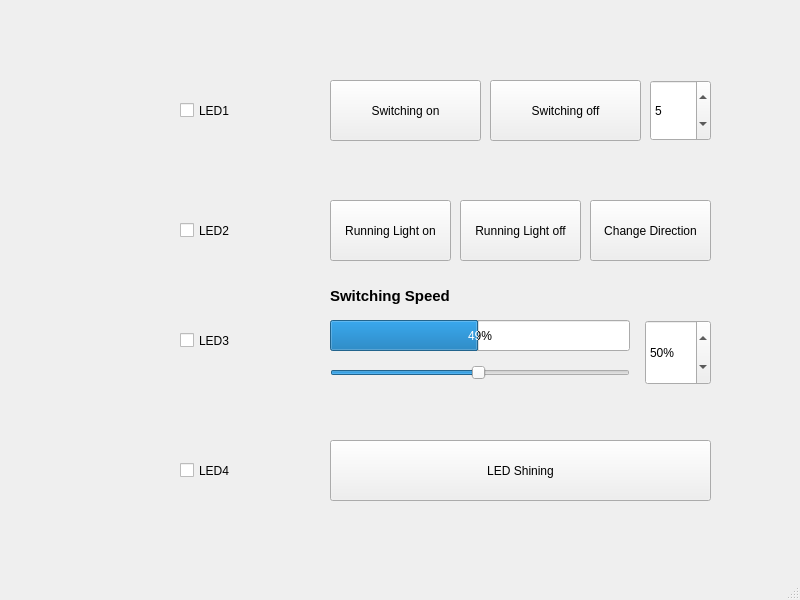
<?xml version="1.0" encoding="UTF-8"?>
<ui version="4.0">
 <class>MainWindow</class>
 <widget class="QMainWindow" name="MainWindow">
  <property name="geometry">
   <rect>
    <x>0</x>
    <y>0</y>
    <width>800</width>
    <height>600</height>
   </rect>
  </property>
  <property name="windowTitle">
   <string>MainWindow</string>
  </property>
  <widget class="QWidget" name="centralwidget">
   <widget class="QPushButton" name="ledShiningBtn">
    <property name="geometry">
     <rect>
      <x>330</x>
      <y>440</y>
      <width>381</width>
      <height>61</height>
     </rect>
    </property>
    <property name="shortcut">
     <string>S</string>
    </property>
    <property name="text">
     <string>LED Shining</string>
    </property>
   </widget>
   <widget class="QLabel" name="ledLabel0">
    <property name="geometry">
     <rect>
      <x>90</x>
      <y>70</y>
      <width>71</width>
      <height>71</height>
     </rect>
    </property>
    <property name="text">
     <string/>
    </property>
    <property name="pixmap">
     <pixmap resource="file.qrc">:/new/prefix1/Lit_Redstone_Lamp_JE2_BE1.png</pixmap>
    </property>
    <property name="scaledContents">
     <bool>true</bool>
    </property>
   </widget>
   <widget class="QCheckBox" name="ledCheck0">
    <property name="geometry">
     <rect>
      <x>180</x>
      <y>80</y>
      <width>81</width>
      <height>61</height>
     </rect>
    </property>
    <property name="shortcut">
     <string>1</string>
    </property>
    <property name="text">
     <string>LED1</string>
    </property>
   </widget>
   <widget class="QSlider" name="speedSlider">
    <property name="geometry">
     <rect>
      <x>330</x>
      <y>360</y>
      <width>300</width>
      <height>25</height>
     </rect>
    </property>
    <property name="minimum">
     <number>1</number>
    </property>
    <property name="maximum">
     <number>100</number>
    </property>
    <property name="value">
     <number>50</number>
    </property>
    <property name="orientation">
     <enum>Qt::Horizontal</enum>
    </property>
   </widget>
   <widget class="QPushButton" name="switchingOnBtn">
    <property name="geometry">
     <rect>
      <x>330</x>
      <y>80</y>
      <width>151</width>
      <height>61</height>
     </rect>
    </property>
    <property name="shortcut">
     <string>O</string>
    </property>
    <property name="text">
     <string>Switching on</string>
    </property>
   </widget>
   <widget class="QPushButton" name="switchingOffBtn">
    <property name="geometry">
     <rect>
      <x>490</x>
      <y>80</y>
      <width>151</width>
      <height>61</height>
     </rect>
    </property>
    <property name="shortcut">
     <string>F</string>
    </property>
    <property name="text">
     <string>Switching off</string>
    </property>
   </widget>
   <widget class="QPushButton" name="runningOnBtn">
    <property name="geometry">
     <rect>
      <x>330</x>
      <y>200</y>
      <width>121</width>
      <height>61</height>
     </rect>
    </property>
    <property name="shortcut">
     <string>R</string>
    </property>
    <property name="text">
     <string>Running Light on</string>
    </property>
   </widget>
      <widget class="QLabel" name="speedLabel">
    <property name="geometry">
     <rect>
      <x>330</x>
      <y>280</y>
      <width>200</width>
      <height>31</height>
     </rect>
    </property>
    <property name="font">
     <font>
      <pointsize>11</pointsize>
      <bold>true</bold>
     </font>
    </property>
    <property name="text">
     <string>Switching Speed</string>
    </property>
   </widget>
   <widget class="QProgressBar" name="speedProgress">
    <property name="geometry">
     <rect>
      <x>330</x>
      <y>320</y>
      <width>300</width>
      <height>31</height>
     </rect>
    </property>
    <property name="minimum">
     <number>1</number>
    </property>
    <property name="value">
     <number>50</number>
    </property>
   </widget>
    <widget class="QSpinBox" name="speedSpinBox">
     <property name="geometry">
      <rect>
       <x>645</x>
       <y>320</y>
       <width>66</width>
       <height>65</height>
      </rect>
     </property>
     <property name="minimum">
      <number>1</number>
     </property>
     <property name="maximum">
      <number>100</number>
     </property>
     <property name="value">
      <number>50</number>
     </property>
     <property name="suffix">
      <string>%</string>
     </property>
    </widget>
   <widget class="QSpinBox" name="switchingRep">
    <property name="geometry">
     <rect>
      <x>650</x>
      <y>80</y>
      <width>61</width>
      <height>61</height>
     </rect>
    </property>
    <property name="minimum">
     <number>1</number>
    </property>
    <property name="maximum">
     <number>999</number>
    </property>
    <property name="value">
     <number>5</number>
    </property>
   </widget>
   <widget class="QPushButton" name="runningOffBtn">
    <property name="geometry">
     <rect>
      <x>460</x>
      <y>200</y>
      <width>121</width>
      <height>61</height>
     </rect>
    </property>
    <property name="shortcut">
     <string>X</string>
    </property>
    <property name="text">
     <string>Running Light off</string>
    </property>
   </widget>
   <widget class="QPushButton" name="changeDirBtn">
    <property name="geometry">
     <rect>
      <x>590</x>
      <y>200</y>
      <width>121</width>
      <height>61</height>
     </rect>
    </property>
    <property name="shortcut">
     <string>D</string>
    </property>
    <property name="text">
     <string>Change Direction</string>
    </property>
   </widget>
   <widget class="QLabel" name="ledLabel1">
    <property name="geometry">
     <rect>
      <x>90</x>
      <y>190</y>
      <width>71</width>
      <height>71</height>
     </rect>
    </property>
    <property name="text">
     <string/>
    </property>
    <property name="pixmap">
     <pixmap resource="file.qrc">:/new/prefix1/Lit_Redstone_Lamp_JE2_BE1.png</pixmap>
    </property>
    <property name="scaledContents">
     <bool>true</bool>
    </property>
   </widget>
   <widget class="QLabel" name="ledLabel2">
    <property name="geometry">
     <rect>
      <x>90</x>
      <y>310</y>
      <width>71</width>
      <height>71</height>
     </rect>
    </property>
    <property name="text">
     <string/>
    </property>
    <property name="pixmap">
     <pixmap resource="file.qrc">:/new/prefix1/Lit_Redstone_Lamp_JE2_BE1.png</pixmap>
    </property>
    <property name="scaledContents">
     <bool>true</bool>
    </property>
   </widget>
   <widget class="QLabel" name="ledLabel3">
    <property name="geometry">
     <rect>
      <x>90</x>
      <y>430</y>
      <width>71</width>
      <height>71</height>
     </rect>
    </property>
    <property name="text">
     <string/>
    </property>
    <property name="pixmap">
     <pixmap resource="file.qrc">:/new/prefix1/Lit_Redstone_Lamp_JE2_BE1.png</pixmap>
    </property>
    <property name="scaledContents">
     <bool>true</bool>
    </property>
   </widget>
   <widget class="QCheckBox" name="ledCheck1">
    <property name="geometry">
     <rect>
      <x>180</x>
      <y>200</y>
      <width>81</width>
      <height>61</height>
     </rect>
    </property>
    <property name="shortcut">
     <string>2</string>
    </property>
    <property name="text">
     <string>LED2</string>
    </property>
   </widget>
   <widget class="QCheckBox" name="ledCheck2">
    <property name="geometry">
     <rect>
      <x>180</x>
      <y>310</y>
      <width>81</width>
      <height>61</height>
     </rect>
    </property>
    <property name="shortcut">
     <string>3</string>
    </property>
    <property name="text">
     <string>LED3</string>
    </property>
   </widget>
   <widget class="QCheckBox" name="ledCheck3">
    <property name="geometry">
     <rect>
      <x>180</x>
      <y>440</y>
      <width>81</width>
      <height>61</height>
     </rect>
    </property>
    <property name="shortcut">
     <string>4</string>
    </property>
    <property name="text">
     <string>LED4</string>
    </property>
   </widget>
  </widget>
  <widget class="QMenuBar" name="menubar">
   <property name="geometry">
    <rect>
     <x>0</x>
     <y>0</y>
     <width>800</width>
     <height>19</height>
    </rect>
   </property>
  </widget>
  <widget class="QStatusBar" name="statusbar"/>
 </widget>
 <resources>
  <include location="file.qrc"/>
 </resources>
 <connections>
  <connection>
   <sender>speedSlider</sender>
   <signal>valueChanged(int)</signal>
   <receiver>speedProgress</receiver>
   <slot>setValue(int)</slot>
   <hints>
    <hint type="sourcelabel">
     <x>594</x>
     <y>394</y>
    </hint>
    <hint type="destinationlabel">
     <x>596</x>
     <y>361</y>
    </hint>
   </hints>
  </connection>
  <connection>
   <sender>speedSlider</sender>
   <signal>valueChanged(int)</signal>
   <receiver>speedSpinBox</receiver>
   <slot>setValue(int)</slot>
  </connection>
  <connection>
   <sender>speedSpinBox</sender>
   <signal>valueChanged(int)</signal>
   <receiver>speedSlider</receiver>
   <slot>setValue(int)</slot>
  </connection>
  <connection>
   <sender>speedSpinBox</sender>
   <signal>valueChanged(int)</signal>
   <receiver>speedProgress</receiver>
   <slot>setValue(int)</slot>
  </connection>
 </connections>
</ui>
